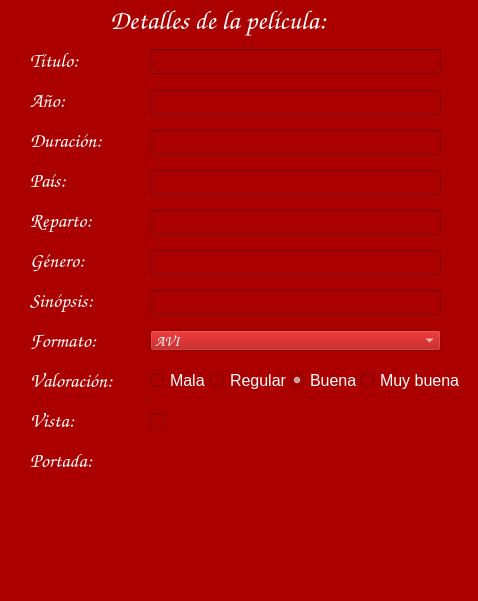
<?xml version="1.0" encoding="UTF-8"?>
<ui version="4.0">
 <class>MainWindow</class>
 <widget class="QMainWindow" name="MainWindow">
  <property name="geometry">
   <rect>
    <x>0</x>
    <y>0</y>
    <width>478</width>
    <height>601</height>
   </rect>
  </property>
  <property name="font">
   <font>
    <pointsize>10</pointsize>
   </font>
  </property>
  <property name="windowTitle">
   <string>MainWindow</string>
  </property>
  <property name="styleSheet">
   <string notr="true">background-color: rgb(170, 0, 0);</string>
  </property>
  <widget class="QWidget" name="centralwidget">
   <widget class="QLabel" name="label">
    <property name="geometry">
     <rect>
      <x>110</x>
      <y>0</y>
      <width>291</width>
      <height>41</height>
     </rect>
    </property>
    <property name="font">
     <font>
      <family>Comic Sans MS</family>
      <pointsize>20</pointsize>
      <weight>50</weight>
      <italic>false</italic>
      <bold>false</bold>
     </font>
    </property>
    <property name="styleSheet">
     <string notr="true">color: rgb(255, 255, 255);
font: 20pt &quot;Comic Sans MS&quot;;</string>
    </property>
    <property name="text">
     <string>Detalles de la película:</string>
    </property>
   </widget>
   <widget class="QLabel" name="label_3">
    <property name="geometry">
     <rect>
      <x>30</x>
      <y>80</y>
      <width>51</width>
      <height>41</height>
     </rect>
    </property>
    <property name="font">
     <font>
      <family>Comic Sans MS</family>
      <pointsize>15</pointsize>
     </font>
    </property>
    <property name="styleSheet">
     <string notr="true">color: rgb(255, 255, 255);</string>
    </property>
    <property name="text">
     <string>Año:</string>
    </property>
   </widget>
   <widget class="QLabel" name="label_4">
    <property name="geometry">
     <rect>
      <x>30</x>
      <y>120</y>
      <width>101</width>
      <height>41</height>
     </rect>
    </property>
    <property name="font">
     <font>
      <family>Comic Sans MS</family>
      <pointsize>15</pointsize>
     </font>
    </property>
    <property name="styleSheet">
     <string notr="true">color: rgb(255, 255, 255);</string>
    </property>
    <property name="text">
     <string>Duración:</string>
    </property>
   </widget>
   <widget class="QLabel" name="label_5">
    <property name="geometry">
     <rect>
      <x>30</x>
      <y>160</y>
      <width>71</width>
      <height>41</height>
     </rect>
    </property>
    <property name="font">
     <font>
      <family>Comic Sans MS</family>
      <pointsize>15</pointsize>
     </font>
    </property>
    <property name="styleSheet">
     <string notr="true">color: rgb(255, 255, 255);</string>
    </property>
    <property name="text">
     <string>País:</string>
    </property>
   </widget>
   <widget class="QLabel" name="label_6">
    <property name="geometry">
     <rect>
      <x>30</x>
      <y>200</y>
      <width>91</width>
      <height>41</height>
     </rect>
    </property>
    <property name="font">
     <font>
      <family>Comic Sans MS</family>
      <pointsize>15</pointsize>
     </font>
    </property>
    <property name="styleSheet">
     <string notr="true">color: rgb(255, 255, 255);</string>
    </property>
    <property name="text">
     <string>Reparto:</string>
    </property>
   </widget>
   <widget class="QLabel" name="label_7">
    <property name="geometry">
     <rect>
      <x>30</x>
      <y>240</y>
      <width>81</width>
      <height>41</height>
     </rect>
    </property>
    <property name="font">
     <font>
      <family>Comic Sans MS</family>
      <pointsize>15</pointsize>
     </font>
    </property>
    <property name="styleSheet">
     <string notr="true">color: rgb(255, 255, 255);</string>
    </property>
    <property name="text">
     <string>Género:</string>
    </property>
   </widget>
   <widget class="QLineEdit" name="entrada_titulo_pelicula">
    <property name="enabled">
     <bool>true</bool>
    </property>
    <property name="geometry">
     <rect>
      <x>150</x>
      <y>49</y>
      <width>291</width>
      <height>25</height>
     </rect>
    </property>
    <property name="font">
     <font>
      <pointsize>12</pointsize>
     </font>
    </property>
    <property name="styleSheet">
     <string notr="true">color: rgb(255, 255, 255);</string>
    </property>
    <property name="readOnly">
     <bool>true</bool>
    </property>
   </widget>
   <widget class="QLineEdit" name="entrada_anio_pelicula">
    <property name="enabled">
     <bool>false</bool>
    </property>
    <property name="geometry">
     <rect>
      <x>150</x>
      <y>90</y>
      <width>291</width>
      <height>25</height>
     </rect>
    </property>
    <property name="font">
     <font>
      <pointsize>12</pointsize>
     </font>
    </property>
    <property name="styleSheet">
     <string notr="true">color: rgb(255, 255, 255);</string>
    </property>
   </widget>
   <widget class="QLineEdit" name="entrada_duracion_pelicula">
    <property name="enabled">
     <bool>false</bool>
    </property>
    <property name="geometry">
     <rect>
      <x>150</x>
      <y>130</y>
      <width>291</width>
      <height>25</height>
     </rect>
    </property>
    <property name="font">
     <font>
      <pointsize>12</pointsize>
     </font>
    </property>
    <property name="styleSheet">
     <string notr="true">color: rgb(255, 255, 255);</string>
    </property>
   </widget>
   <widget class="QLineEdit" name="entrada_pais_pelicula">
    <property name="enabled">
     <bool>false</bool>
    </property>
    <property name="geometry">
     <rect>
      <x>150</x>
      <y>170</y>
      <width>291</width>
      <height>25</height>
     </rect>
    </property>
    <property name="font">
     <font>
      <pointsize>12</pointsize>
     </font>
    </property>
    <property name="styleSheet">
     <string notr="true">color: rgb(255, 255, 255);</string>
    </property>
   </widget>
   <widget class="QLineEdit" name="entrada_reparto_pelicula">
    <property name="enabled">
     <bool>false</bool>
    </property>
    <property name="geometry">
     <rect>
      <x>150</x>
      <y>210</y>
      <width>291</width>
      <height>25</height>
     </rect>
    </property>
    <property name="font">
     <font>
      <pointsize>12</pointsize>
     </font>
    </property>
    <property name="styleSheet">
     <string notr="true">color: rgb(255, 255, 255);</string>
    </property>
   </widget>
   <widget class="QLineEdit" name="entrada_genero_pelicula">
    <property name="enabled">
     <bool>false</bool>
    </property>
    <property name="geometry">
     <rect>
      <x>150</x>
      <y>250</y>
      <width>291</width>
      <height>25</height>
     </rect>
    </property>
    <property name="font">
     <font>
      <pointsize>12</pointsize>
     </font>
    </property>
    <property name="styleSheet">
     <string notr="true">color: rgb(255, 255, 255);</string>
    </property>
   </widget>
   <widget class="QLineEdit" name="entrada_sinopsis_pelicula">
    <property name="enabled">
     <bool>false</bool>
    </property>
    <property name="geometry">
     <rect>
      <x>150</x>
      <y>290</y>
      <width>291</width>
      <height>25</height>
     </rect>
    </property>
    <property name="font">
     <font>
      <pointsize>12</pointsize>
     </font>
    </property>
    <property name="styleSheet">
     <string notr="true">color: rgb(255, 255, 255);</string>
    </property>
   </widget>
   <widget class="QComboBox" name="cbx_formato">
    <property name="enabled">
     <bool>false</bool>
    </property>
    <property name="geometry">
     <rect>
      <x>150</x>
      <y>330</y>
      <width>291</width>
      <height>21</height>
     </rect>
    </property>
    <property name="font">
     <font>
      <family>Comic Sans MS</family>
      <pointsize>11</pointsize>
     </font>
    </property>
    <property name="styleSheet">
     <string notr="true">color: rgb(255, 255, 255);</string>
    </property>
    <item>
     <property name="text">
      <string>AVI</string>
     </property>
    </item>
    <item>
     <property name="text">
      <string>MP4</string>
     </property>
    </item>
    <item>
     <property name="text">
      <string>MKV</string>
     </property>
    </item>
    <item>
     <property name="text">
      <string>FLV</string>
     </property>
    </item>
   </widget>
   <widget class="QLabel" name="label_8">
    <property name="geometry">
     <rect>
      <x>30</x>
      <y>280</y>
      <width>91</width>
      <height>41</height>
     </rect>
    </property>
    <property name="font">
     <font>
      <family>Comic Sans MS</family>
      <pointsize>15</pointsize>
     </font>
    </property>
    <property name="styleSheet">
     <string notr="true">color: rgb(255, 255, 255);</string>
    </property>
    <property name="text">
     <string>Sinópsis:</string>
    </property>
   </widget>
   <widget class="QLabel" name="label_10">
    <property name="geometry">
     <rect>
      <x>30</x>
      <y>40</y>
      <width>81</width>
      <height>41</height>
     </rect>
    </property>
    <property name="font">
     <font>
      <family>Comic Sans MS</family>
      <pointsize>15</pointsize>
     </font>
    </property>
    <property name="styleSheet">
     <string notr="true">color: rgb(255, 255, 255);</string>
    </property>
    <property name="text">
     <string>Título:</string>
    </property>
   </widget>
   <widget class="QLabel" name="label_11">
    <property name="geometry">
     <rect>
      <x>30</x>
      <y>320</y>
      <width>91</width>
      <height>41</height>
     </rect>
    </property>
    <property name="font">
     <font>
      <family>Comic Sans MS</family>
      <pointsize>15</pointsize>
     </font>
    </property>
    <property name="styleSheet">
     <string notr="true">color: rgb(255, 255, 255);</string>
    </property>
    <property name="text">
     <string>Formato:</string>
    </property>
   </widget>
   <widget class="QLabel" name="label_12">
    <property name="geometry">
     <rect>
      <x>30</x>
      <y>360</y>
      <width>111</width>
      <height>41</height>
     </rect>
    </property>
    <property name="font">
     <font>
      <family>Comic Sans MS</family>
      <pointsize>15</pointsize>
     </font>
    </property>
    <property name="styleSheet">
     <string notr="true">color: rgb(255, 255, 255);</string>
    </property>
    <property name="text">
     <string>Valoración:</string>
    </property>
   </widget>
   <widget class="QLabel" name="label_13">
    <property name="geometry">
     <rect>
      <x>30</x>
      <y>400</y>
      <width>61</width>
      <height>41</height>
     </rect>
    </property>
    <property name="font">
     <font>
      <family>Comic Sans MS</family>
      <pointsize>15</pointsize>
     </font>
    </property>
    <property name="styleSheet">
     <string notr="true">color: rgb(255, 255, 255);</string>
    </property>
    <property name="text">
     <string>Vista:</string>
    </property>
   </widget>
   <widget class="QLabel" name="label_14">
    <property name="geometry">
     <rect>
      <x>30</x>
      <y>440</y>
      <width>91</width>
      <height>41</height>
     </rect>
    </property>
    <property name="font">
     <font>
      <family>Comic Sans MS</family>
      <pointsize>15</pointsize>
     </font>
    </property>
    <property name="styleSheet">
     <string notr="true">color: rgb(255, 255, 255);</string>
    </property>
    <property name="text">
     <string>Portada:</string>
    </property>
   </widget>
   <widget class="QLabel" name="lbl_imagen">
    <property name="geometry">
     <rect>
      <x>210</x>
      <y>420</y>
      <width>121</width>
      <height>141</height>
     </rect>
    </property>
    <property name="text">
     <string/>
    </property>
   </widget>
   <widget class="QRadioButton" name="rbtn_mala">
    <property name="enabled">
     <bool>false</bool>
    </property>
    <property name="geometry">
     <rect>
      <x>150</x>
      <y>370</y>
      <width>61</width>
      <height>21</height>
     </rect>
    </property>
    <property name="font">
     <font>
      <pointsize>12</pointsize>
     </font>
    </property>
    <property name="styleSheet">
     <string notr="true">color: rgb(255, 255, 255);</string>
    </property>
    <property name="text">
     <string>Mala</string>
    </property>
   </widget>
   <widget class="QRadioButton" name="rbtn_regular">
    <property name="enabled">
     <bool>false</bool>
    </property>
    <property name="geometry">
     <rect>
      <x>210</x>
      <y>370</y>
      <width>81</width>
      <height>21</height>
     </rect>
    </property>
    <property name="font">
     <font>
      <pointsize>12</pointsize>
     </font>
    </property>
    <property name="styleSheet">
     <string notr="true">color: rgb(255, 255, 255);</string>
    </property>
    <property name="text">
     <string>Regular</string>
    </property>
   </widget>
   <widget class="QRadioButton" name="rbtn_buena">
    <property name="enabled">
     <bool>false</bool>
    </property>
    <property name="geometry">
     <rect>
      <x>290</x>
      <y>370</y>
      <width>71</width>
      <height>21</height>
     </rect>
    </property>
    <property name="font">
     <font>
      <pointsize>12</pointsize>
     </font>
    </property>
    <property name="styleSheet">
     <string notr="true">color: rgb(255, 255, 255);</string>
    </property>
    <property name="text">
     <string>Buena</string>
    </property>
    <property name="checked">
     <bool>true</bool>
    </property>
   </widget>
   <widget class="QRadioButton" name="rbtn_muy_buena">
    <property name="enabled">
     <bool>false</bool>
    </property>
    <property name="geometry">
     <rect>
      <x>360</x>
      <y>370</y>
      <width>101</width>
      <height>21</height>
     </rect>
    </property>
    <property name="font">
     <font>
      <pointsize>12</pointsize>
     </font>
    </property>
    <property name="styleSheet">
     <string notr="true">color: rgb(255, 255, 255);</string>
    </property>
    <property name="text">
     <string>Muy buena</string>
    </property>
   </widget>
   <widget class="QCheckBox" name="chbx_vista">
    <property name="enabled">
     <bool>false</bool>
    </property>
    <property name="geometry">
     <rect>
      <x>150</x>
      <y>410</y>
      <width>41</width>
      <height>21</height>
     </rect>
    </property>
    <property name="font">
     <font>
      <pointsize>12</pointsize>
     </font>
    </property>
    <property name="text">
     <string/>
    </property>
   </widget>
  </widget>
  <widget class="QStatusBar" name="statusbar"/>
 </widget>
 <resources/>
 <connections/>
</ui>
